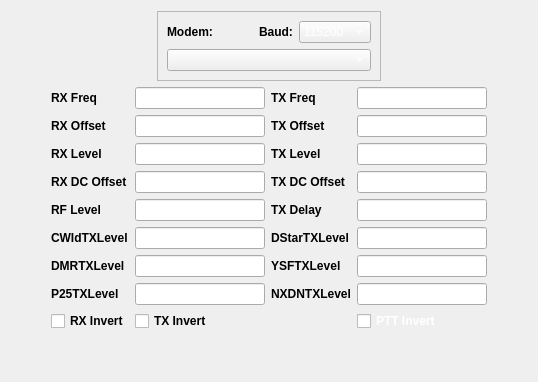
      <widget class="QWidget" name="tab_4">
       <attribute name="title">
        <string>Modem</string>
       </attribute>
       <layout class="QVBoxLayout" name="verticalLayout_16">
        <item>
         <layout class="QHBoxLayout" name="horizontalLayout_7">
          <item>
           <spacer name="horizontalSpacer_3">
            <property name="orientation">
             <enum>Qt::Horizontal</enum>
            </property>
            <property name="sizeHint" stdset="0">
             <size>
              <width>40</width>
              <height>20</height>
             </size>
            </property>
           </spacer>
          </item>
          <item>
           <widget class="QFrame" name="frame_6">
            <property name="frameShape">
             <enum>QFrame::StyledPanel</enum>
            </property>
            <property name="frameShadow">
             <enum>QFrame::Raised</enum>
            </property>
            <layout class="QVBoxLayout" name="verticalLayout_7">
             <item>
              <layout class="QHBoxLayout" name="horizontalLayout_6">
               <item>
                <widget class="QLabel" name="label_16">
                 <property name="font">
                  <font>
                   <bold>true</bold>
                  </font>
                 </property>
                 <property name="text">
                  <string>Modem:</string>
                 </property>
                </widget>
               </item>
               <item>
                <spacer name="horizontalSpacer_2">
                 <property name="orientation">
                  <enum>Qt::Horizontal</enum>
                 </property>
                 <property name="sizeHint" stdset="0">
                  <size>
                   <width>40</width>
                   <height>20</height>
                  </size>
                 </property>
                </spacer>
               </item>
               <item>
                <widget class="QLabel" name="label_31">
                 <property name="font">
                  <font>
                   <bold>true</bold>
                  </font>
                 </property>
                 <property name="text">
                  <string>Baud:</string>
                 </property>
                </widget>
               </item>
               <item>
                <widget class="QComboBox" name="modemBaudCombo">
                 <property name="minimumSize">
                  <size>
                   <width>71</width>
                   <height>0</height>
                  </size>
                 </property>
                 <property name="styleSheet">
                  <string notr="true">color: rgb(255, 255, 255);</string>
                 </property>
                 <item>
                  <property name="text">
                   <string>115200</string>
                  </property>
                 </item>
                 <item>
                  <property name="text">
                   <string>460300</string>
                  </property>
                 </item>
                </widget>
               </item>
              </layout>
             </item>
             <item>
              <widget class="QComboBox" name="modemCombo">
               <property name="styleSheet">
                <string notr="true">color: rgb(255, 255, 255);</string>
               </property>
              </widget>
             </item>
            </layout>
           </widget>
          </item>
          <item>
           <spacer name="horizontalSpacer_4">
            <property name="orientation">
             <enum>Qt::Horizontal</enum>
            </property>
            <property name="sizeHint" stdset="0">
             <size>
              <width>40</width>
              <height>20</height>
             </size>
            </property>
           </spacer>
          </item>
         </layout>
        </item>
        <item>
         <layout class="QHBoxLayout" name="horizontalLayout_8">
          <item>
           <spacer name="horizontalSpacer_5">
            <property name="orientation">
             <enum>Qt::Horizontal</enum>
            </property>
            <property name="sizeHint" stdset="0">
             <size>
              <width>40</width>
              <height>20</height>
             </size>
            </property>
           </spacer>
          </item>
          <item>
           <layout class="QGridLayout" name="gridLayout" columnstretch="0,0,0,0,0,0">
            <item row="0" column="0">
             <widget class="QLabel" name="label_33">
              <property name="font">
               <font>
                <bold>true</bold>
               </font>
              </property>
              <property name="text">
               <string>RX Freq</string>
              </property>
             </widget>
            </item>
            <item row="3" column="3">
             <widget class="QLabel" name="label_43">
              <property name="font">
               <font>
                <bold>true</bold>
               </font>
              </property>
              <property name="text">
               <string>TX DC Offset</string>
              </property>
             </widget>
            </item>
            <item row="3" column="5">
             <widget class="QLineEdit" name="txDcOffsetEdit"/>
            </item>
            <item row="4" column="3">
             <widget class="QLabel" name="label_44">
              <property name="font">
               <font>
                <bold>true</bold>
               </font>
              </property>
              <property name="text">
               <string>TX Delay</string>
              </property>
             </widget>
            </item>
            <item row="1" column="0">
             <widget class="QLabel" name="label_34">
              <property name="font">
               <font>
                <bold>true</bold>
               </font>
              </property>
              <property name="text">
               <string>RX Offset</string>
              </property>
             </widget>
            </item>
            <item row="6" column="5">
             <widget class="QLineEdit" name="ysfTxLevelEdit"/>
            </item>
            <item row="6" column="0">
             <widget class="QLabel" name="label_40">
              <property name="font">
               <font>
                <bold>true</bold>
               </font>
              </property>
              <property name="text">
               <string>DMRTXLevel</string>
              </property>
             </widget>
            </item>
            <item row="1" column="3">
             <widget class="QLabel" name="label_35">
              <property name="font">
               <font>
                <bold>true</bold>
               </font>
              </property>
              <property name="text">
               <string>TX Offset</string>
              </property>
             </widget>
            </item>
            <item row="5" column="0">
             <widget class="QLabel" name="label_39">
              <property name="font">
               <font>
                <bold>true</bold>
               </font>
              </property>
              <property name="text">
               <string>CWIdTXLevel</string>
              </property>
             </widget>
            </item>
            <item row="5" column="5">
             <widget class="QLineEdit" name="dstarTxLevelEdit"/>
            </item>
            <item row="4" column="2">
             <widget class="QLineEdit" name="rfLevelEdit"/>
            </item>
            <item row="0" column="5">
             <widget class="QLineEdit" name="txFreqEdit">
              <property name="minimumSize">
               <size>
                <width>130</width>
                <height>0</height>
               </size>
              </property>
             </widget>
            </item>
            <item row="5" column="2">
             <widget class="QLineEdit" name="cwIdTxLevelEdit"/>
            </item>
            <item row="6" column="3">
             <widget class="QLabel" name="label_46">
              <property name="font">
               <font>
                <bold>true</bold>
               </font>
              </property>
              <property name="text">
               <string>YSFTXLevel</string>
              </property>
             </widget>
            </item>
            <item row="2" column="0">
             <widget class="QLabel" name="label_36">
              <property name="font">
               <font>
                <bold>true</bold>
               </font>
              </property>
              <property name="text">
               <string>RX Level</string>
              </property>
             </widget>
            </item>
            <item row="7" column="2">
             <widget class="QLineEdit" name="p25TxLevelEdit"/>
            </item>
            <item row="7" column="5">
             <widget class="QLineEdit" name="nxdnTxLevelEdit"/>
            </item>
            <item row="2" column="2">
             <widget class="QLineEdit" name="rxLevelEdit"/>
            </item>
            <item row="3" column="2">
             <widget class="QLineEdit" name="rxDcOffsetEdit"/>
            </item>
            <item row="1" column="5">
             <widget class="QLineEdit" name="txOffsetEdit"/>
            </item>
            <item row="6" column="2">
             <widget class="QLineEdit" name="dmrTxLevelEdit"/>
            </item>
            <item row="0" column="2">
             <widget class="QLineEdit" name="rxFreqEdit">
              <property name="minimumSize">
               <size>
                <width>130</width>
                <height>0</height>
               </size>
              </property>
             </widget>
            </item>
            <item row="0" column="3">
             <widget class="QLabel" name="label_32">
              <property name="font">
               <font>
                <bold>true</bold>
               </font>
              </property>
              <property name="text">
               <string>TX Freq</string>
              </property>
             </widget>
            </item>
            <item row="2" column="5">
             <widget class="QLineEdit" name="txLevelEdit"/>
            </item>
            <item row="3" column="0">
             <widget class="QLabel" name="label_37">
              <property name="font">
               <font>
                <bold>true</bold>
               </font>
              </property>
              <property name="text">
               <string>RX DC Offset</string>
              </property>
             </widget>
            </item>
            <item row="7" column="0">
             <widget class="QLabel" name="label_41">
              <property name="font">
               <font>
                <bold>true</bold>
               </font>
              </property>
              <property name="text">
               <string>P25TXLevel</string>
              </property>
             </widget>
            </item>
            <item row="4" column="5">
             <widget class="QLineEdit" name="txDelayEdit"/>
            </item>
            <item row="7" column="3">
             <widget class="QLabel" name="label_47">
              <property name="font">
               <font>
                <bold>true</bold>
               </font>
              </property>
              <property name="text">
               <string>NXDNTXLevel</string>
              </property>
             </widget>
            </item>
            <item row="4" column="0">
             <widget class="QLabel" name="label_38">
              <property name="font">
               <font>
                <bold>true</bold>
               </font>
              </property>
              <property name="text">
               <string>RF Level</string>
              </property>
             </widget>
            </item>
            <item row="2" column="3">
             <widget class="QLabel" name="label_42">
              <property name="font">
               <font>
                <bold>true</bold>
               </font>
              </property>
              <property name="text">
               <string>TX Level</string>
              </property>
             </widget>
            </item>
            <item row="1" column="2">
             <widget class="QLineEdit" name="rxOffsetEdit"/>
            </item>
            <item row="5" column="3">
             <widget class="QLabel" name="label_45">
              <property name="font">
               <font>
                <bold>true</bold>
               </font>
              </property>
              <property name="text">
               <string>DStarTXLevel</string>
              </property>
             </widget>
            </item>
            <item row="8" column="5">
             <widget class="QCheckBox" name="pttInvertCB">
              <property name="font">
               <font>
                <bold>true</bold>
               </font>
              </property>
              <property name="styleSheet">
               <string notr="true">color: rgb(255, 255, 255);</string>
              </property>
              <property name="text">
               <string>PTT Invert</string>
              </property>
             </widget>
            </item>
            <item row="8" column="0">
             <widget class="QCheckBox" name="rxInvertCB">
              <property name="font">
               <font>
                <bold>true</bold>
               </font>
              </property>
              <property name="text">
               <string>RX Invert</string>
              </property>
             </widget>
            </item>
            <item row="8" column="2">
             <widget class="QCheckBox" name="txInvertCB">
              <property name="font">
               <font>
                <bold>true</bold>
               </font>
              </property>
              <property name="text">
               <string>TX Invert</string>
              </property>
             </widget>
            </item>
           </layout>
          </item>
          <item>
           <spacer name="horizontalSpacer_6">
            <property name="orientation">
             <enum>Qt::Horizontal</enum>
            </property>
            <property name="sizeHint" stdset="0">
             <size>
              <width>40</width>
              <height>20</height>
             </size>
            </property>
           </spacer>
          </item>
         </layout>
        </item>
        <item>
         <spacer name="verticalSpacer_4">
          <property name="orientation">
           <enum>Qt::Vertical</enum>
          </property>
          <property name="sizeHint" stdset="0">
           <size>
            <width>20</width>
            <height>40</height>
           </size>
          </property>
         </spacer>
        </item>
       </layout>
      </widget>
